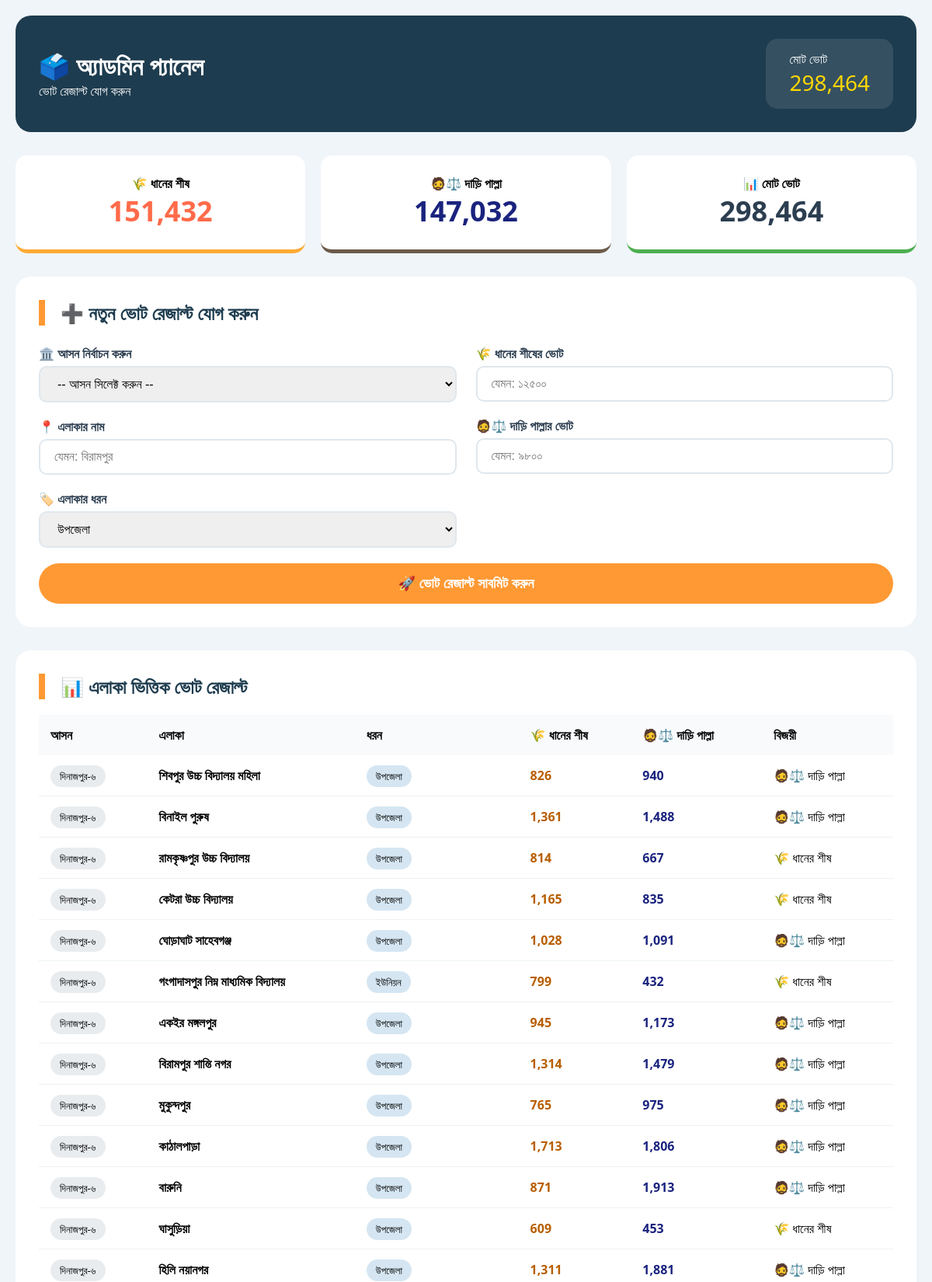
The app's page /admin.php (upper part) with its own data.
### tables this page shows
CREATE TABLE `vote_results` (
  `id` int(11) NOT NULL,
  `seat_id` int(11) NOT NULL,
  `area_name` varchar(255) NOT NULL,
  `area_type` varchar(50) DEFAULT 'উপজেলা',
  `party1_id` int(11) NOT NULL,
  `party1_votes` int(11) DEFAULT 0,
  `party2_id` int(11) NOT NULL,
  `party2_votes` int(11) DEFAULT 0,
  `entry_date` timestamp NULL DEFAULT current_timestamp()
);

CREATE TABLE `seats` (
  `id` int(11) NOT NULL,
  `seat_name` varchar(100) NOT NULL,
  `district` varchar(100) NOT NULL,
  `seat_number` int(11) NOT NULL,
  `created_at` timestamp NULL DEFAULT current_timestamp()
);

### admin.php (the view, shortened to what this page needs)
<?php
$host = 'sql111.infinityfree.com';
$user = 'if0_38014675';
$pass = 'IVd5oLza1vyxc';
$db   = 'if0_38014675_app';
$conn = new mysqli($host, $user, $pass, $db);
$conn->set_charset("utf8mb4");
$conn->query("SET NAMES utf8mb4");
$conn->query("SET CHARACTER SET utf8mb4");
$conn->query("SET character_set_client = utf8mb4");
$conn->query("SET character_set_connection = utf8mb4");
$conn->query("SET character_set_results = utf8mb4");
$conn->query("SET collation_connection = utf8mb4_unicode_ci");
$results_query = "
    SELECT
        vr.*,
        s.seat_name,
        s.district,
        p1.party_name as party1_name,
        p1.symbol as party1_symbol,
        p2.party_name as party2_name,
        p2.symbol as party2_symbol
    FROM vote_results vr
    JOIN seats s ON vr.seat_id = s.id
    JOIN parties p1 ON vr.party1_id = p1.id
    JOIN parties p2 ON vr.party2_id = p2.id
    ORDER BY s.seat_number ASC, vr.entry_date DESC
";
$results = $conn->query($results_query);
$total_query = "SELECT SUM(party1_votes) as total1, SUM(party2_votes) as total2 FROM vote_results";
$total_result = $conn->query($total_query);
$totals = $total_result->fetch_assoc();
$total_dhaner = $totals['total1'] ?? 0;
$total_dari = $totals['total2'] ?? 0;
$grand_total = $total_dhaner + $total_dari;
?>
<!DOCTYPE html>
<html>
<head>
</head>
<body>
    <div class="container">
        <div class="header">
            <div>
                <h1>🗳️ অ্যাডমিন প্যানেল</h1>
                <p>ভোট রেজাল্ট যোগ করুন</p>
            </div>
            <div class="stats-card">
                <div>মোট ভোট</div>
                <span><?php echo number_format($grand_total); ?></span>
            </div>
        </div>
        <div class="summary-box">
            <div class="summary-item dhaner">
                <h4>🌾 ধানের শীষ</h4>
                <div style="font-size: 36px; font-weight: 900; color: #ff6b4a;"><?php echo number_format($total_dhaner); ?></div>
            </div>
            <div class="summary-item dari">
                <h4>🧔⚖️ দাড়ি পাল্লা</h4>
                <div style="font-size: 36px; font-weight: 900; color: #1a237e;"><?php echo number_format($total_dari); ?></div>
            </div>
            <div class="summary-item total">
                <h4>📊 মোট ভোট</h4>
                <div style="font-size: 36px; font-weight: 900; color: #2c3e50;"><?php echo number_format($grand_total); ?></div>
            </div>
        </div>
        <div class="form-container">
            <h2 class="form-title">➕ নতুন ভোট রেজাল্ট যোগ করুন</h2>
            <form method="POST" action="">
                <div class="form-grid">
                    <div>
                        <div class="form-group">
                            <label>🏛️ আসন নির্বাচন করুন</label>
                            <select name="seat_id" class="form-control" required>
                                <option value="">-- আসন সিলেক্ট করুন --</option>
                            </select>
                        </div>
                        <div class="form-group">
                            <label>📍 এলাকার নাম</label>
                            <input type="text" name="area_name" class="form-control"
                                   placeholder="যেমন: বিরামপুর" required>
                        </div>
                        <div class="form-group">
                            <label>🏷️ এলাকার ধরন</label>
                            <select name="area_type" class="form-control">
                                <option value="উপজেলা">উপজেলা</option>
                            </select>
                        </div>
                    </div>
                    <div>
                        <div class="form-group">
                            <label>🌾 ধানের শীষের ভোট</label>
                            <input type="number" name="party1_votes" class="form-control"
                                   placeholder="যেমন: ১২৫০০" min="0" required>
                        </div>
                        <div class="form-group">
                            <label>🧔⚖️ দাড়ি পাল্লার ভোট</label>
                            <input type="number" name="party2_votes" class="form-control"
                                   placeholder="যেমন: ৯৮০০" min="0" required>
                        </div>
                    </div>
                </div>
                <button type="submit" name="add_vote" class="btn">
                    🚀 ভোট রেজাল্ট সাবমিট করুন
                </button>
            </form>
        </div>
        <div class="results-table">
            <h2 class="section-title">📊 এলাকা ভিত্তিক ভোট রেজাল্ট</h2>
            <table>
                <thead>
                    <tr>
                        <th>আসন</th>
                        <th>এলাকা</th>
                        <th>ধরন</th>
                        <th>🌾 ধানের শীষ</th>
                        <th>🧔⚖️ দাড়ি পাল্লা</th>
                        <th>বিজয়ী</th>
                    </tr>
                </thead>
                <tbody>
                    <?php if($results && $results->num_rows > 0): ?>
                        <?php while($row = $results->fetch_assoc()):
                            $winner_text = '';
                            if($row['party1_votes'] > $row['party2_votes']) {
                                $winner_text = '🌾 ধানের শীষ';
                            } elseif($row['party2_votes'] > $row['party1_votes']) {
                                $winner_text = '🧔⚖️ দাড়ি পাল্লা';
                            } else {
                                $winner_text = '🤝 সমান';
                            }
                        ?>
                            <tr>
                                <td><span class="seat-badge"><?php echo $row['seat_name']; ?></span></td>
                                <td><strong><?php echo htmlspecialchars($row['area_name']); ?></strong></td>
                                <td><span class="area-badge"><?php echo $row['area_type']; ?></span></td>
                                <td style="color: #b85e00; font-weight: 700;"><?php echo number_format($row['party1_votes']); ?></td>
                                <td style="color: #1a237e; font-weight: 700;"><?php echo number_format($row['party2_votes']); ?></td>
                                <td><?php echo $winner_text; ?></td>
                            </tr>
                        <?php endwhile; ?>
                    <?php endif; ?>
                </tbody>
            </table>
        </div>
    </div>
</body>
</html>

### admin.php (style rules this page uses)
* { margin: 0; padding: 0; box-sizing: border-box; }
body { background: #f0f5fa; padding: 20px; font-family: 'Segoe UI', Arial, sans-serif; }
.container { max-width: 1400px; margin: 0 auto; }
.header { background: #1e3c4f; color: white; padding: 30px; border-radius: 20px; margin-bottom: 30px; display: flex; justify-content: space-between; align-items: center; }
.header h1 { font-size: 32px; }
.stats-card { background: rgba(255,255,255,0.1); padding: 15px 30px; border-radius: 15px; }
.stats-card span { font-size: 28px; color: #ffd700; }
.summary-box { display: grid; grid-template-columns: repeat(3, 1fr); gap: 20px; margin-bottom: 30px; }
.summary-item { background: white; padding: 25px; border-radius: 15px; text-align: center; border-bottom: 5px solid; }
.dhaner { border-bottom-color: #ffaa33; }
.dari { border-bottom-color: #6b5b4a; }
.total { border-bottom-color: #4caf50; }
.form-container { background: white; border-radius: 20px; padding: 30px; margin-bottom: 30px; }
.form-title { font-size: 24px; color: #1e3c4f; margin-bottom: 25px; border-left: 8px solid #ff9933; padding-left: 20px; }
.form-grid { display: grid; grid-template-columns: 1fr 1fr; gap: 25px; }
.form-group { margin-bottom: 20px; }
.form-group label { display: block; font-weight: 600; color: #2c3e50; margin-bottom: 5px; }
.form-control { width: 100%; padding: 12px 18px; border: 2px solid #e0e7ed; border-radius: 10px; font-size: 16px; }
.btn { background: #ff9933; color: white; border: none; padding: 15px 30px; font-size: 18px; font-weight: 700; border-radius: 50px; cursor: pointer; width: 100%; }
.results-table { background: white; border-radius: 20px; padding: 30px; }
.section-title { font-size: 24px; color: #1e3c4f; margin-bottom: 20px; border-left: 8px solid #ff9933; padding-left: 20px; }
table { width: 100%; border-collapse: collapse; }
th { background: #f8fafc; padding: 15px; text-align: left; }
td { padding: 15px; border-bottom: 1px solid #eef2f4; }
.seat-badge { background: #e9ecef; padding: 5px 12px; border-radius: 50px; font-size: 13px; }
.area-badge { background: #d5e6f2; padding: 5px 12px; border-radius: 50px; font-size: 13px; }

### records on screen
vote_results: seat.seat_name "দিনাজপুর-৬", area_name "শিবপুর উচ্চ বিদ্যালয় মহিলা", area_type "উপজেলা", party1_votes "826", party2_votes "940", winner_text "🧔⚖️ দাড়ি পাল্লা"
vote_results: seat.seat_name "দিনাজপুর-৬", area_name "বিনাইল পুরুষ", area_type "উপজেলা", party1_votes "1,361", party2_votes "1,488", winner_text "🧔⚖️ দাড়ি পাল্লা"
vote_results: seat.seat_name "দিনাজপুর-৬", area_name "রামকৃষ্ণপুর উচ্চ বিদ্যালয়", area_type "উপজেলা", party1_votes "814", party2_votes "667", winner_text "🌾 ধানের শীষ"
vote_results: seat.seat_name "দিনাজপুর-৬", area_name "কেটরা উচ্চ বিদ্যালয়", area_type "উপজেলা", party1_votes "1,165", party2_votes "835", winner_text "🌾 ধানের শীষ"
vote_results: seat.seat_name "দিনাজপুর-৬", area_name "ঘোড়াঘাট সাহেবগঞ্জ", area_type "উপজেলা", party1_votes "1,028", party2_votes "1,091", winner_text "🧔⚖️ দাড়ি পাল্লা"
vote_results: seat.seat_name "দিনাজপুর-৬", area_name "গংগাদাসপুর নিম্ন মাধ্যমিক বিদ্যালয়", area_type "ইউনিয়ন", party1_votes "799", party2_votes "432", winner_text "🌾 ধানের শীষ"
vote_results: seat.seat_name "দিনাজপুর-৬", area_name "একইর মঙ্গলপুর", area_type "উপজেলা", party1_votes "945", party2_votes "1,173", winner_text "🧔⚖️ দাড়ি পাল্লা"
vote_results: seat.seat_name "দিনাজপুর-৬", area_name "বিরামপুর শান্তি নগর", area_type "উপজেলা", party1_votes "1,314", party2_votes "1,479", winner_text "🧔⚖️ দাড়ি পাল্লা"
vote_results: seat.seat_name "দিনাজপুর-৬", area_name "মুকুন্দপুর", area_type "উপজেলা", party1_votes "765", party2_votes "975", winner_text "🧔⚖️ দাড়ি পাল্লা"
vote_results: seat.seat_name "দিনাজপুর-৬", area_name "কাঠালপাড়া", area_type "উপজেলা", party1_votes "1,713", party2_votes "1,806", winner_text "🧔⚖️ দাড়ি পাল্লা"
vote_results: seat.seat_name "দিনাজপুর-৬", area_name "বারুনি", area_type "উপজেলা", party1_votes "871", party2_votes "1,913", winner_text "🧔⚖️ দাড়ি পাল্লা"
vote_results: seat.seat_name "দিনাজপুর-৬", area_name "ঘাসুড়িয়া", area_type "উপজেলা", party1_votes "609", party2_votes "453", winner_text "🌾 ধানের শীষ"
vote_results: seat.seat_name "দিনাজপুর-৬", area_name "হিলি নয়ানগর", area_type "উপজেলা", party1_votes "1,311", party2_votes "1,881", winner_text "🧔⚖️ দাড়ি পাল্লা"

### other values on screen
$grand_total "298,464"
$total_dhaner "151,432"
$total_dari "147,032"
